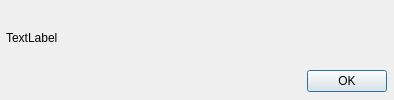
<?xml version="1.0" encoding="UTF-8"?>
<ui version="4.0">
 <class>Dialog</class>
 <widget class="QDialog" name="Dialog">
  <property name="geometry">
   <rect>
    <x>0</x>
    <y>0</y>
    <width>394</width>
    <height>100</height>
   </rect>
  </property>
  <property name="windowTitle">
   <string>Information</string>
  </property>
  <widget class="QWidget" name="layoutWidget">
   <property name="geometry">
    <rect>
     <x>6</x>
     <y>11</y>
     <width>381</width>
     <height>81</height>
    </rect>
   </property>
   <layout class="QVBoxLayout" name="verticalLayout">
    <item>
     <widget class="QLabel" name="label">
      <property name="text">
       <string>TextLabel</string>
      </property>
     </widget>
    </item>
    <item>
     <widget class="QDialogButtonBox" name="buttonBox">
      <property name="orientation">
       <enum>Qt::Horizontal</enum>
      </property>
      <property name="standardButtons">
       <set>QDialogButtonBox::Ok</set>
      </property>
     </widget>
    </item>
   </layout>
  </widget>
 </widget>
 <resources/>
 <connections>
  <connection>
   <sender>buttonBox</sender>
   <signal>accepted()</signal>
   <receiver>Dialog</receiver>
   <slot>accept()</slot>
   <hints>
    <hint type="sourcelabel">
     <x>248</x>
     <y>254</y>
    </hint>
    <hint type="destinationlabel">
     <x>157</x>
     <y>274</y>
    </hint>
   </hints>
  </connection>
 </connections>
</ui>
